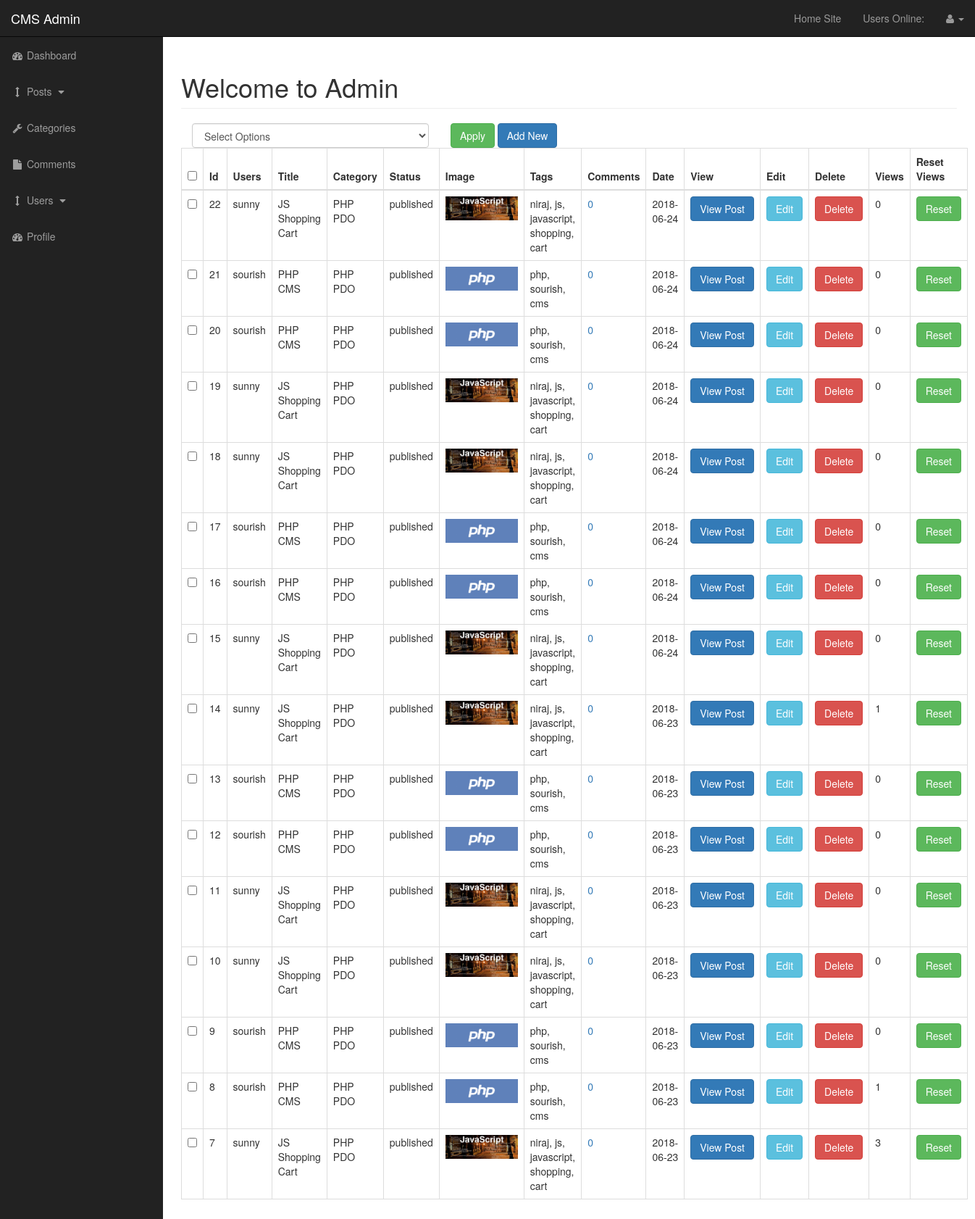
The page /admin/posts.php on the database its author committed.
### tables this page shows
CREATE TABLE `posts` (
  `post_id` int(3) NOT NULL,
  `post_category_id` int(3) NOT NULL,
  `post_title` varchar(255) NOT NULL,
  `post_user` varchar(255) NOT NULL,
  `post_author` varchar(255) NOT NULL,
  `post_date` date NOT NULL,
  `post_image` text NOT NULL,
  `post_content` text NOT NULL,
  `post_tags` varchar(255) NOT NULL,
  `post_comment_count` int(3) NOT NULL,
  `post_status` varchar(255) NOT NULL DEFAULT 'draft',
  `post_views_count` int(11) NOT NULL
);

CREATE TABLE `categories` (
  `cat_id` int(3) NOT NULL,
  `cat_title` varchar(255) NOT NULL
);

### admin/includes/view_all_posts.php (the view, shortened to what this page needs)
<form class="" action="" method="post">
<table class="table table-bordered table-hover">
<div id="bulkOptionContainer" class="col-xs-4">
 <select class="form-control" name="bulk_options" id="">
   <option value="">Select Options</option>
 </select>
</div>
<div class="col-xs-4">
  <input type="submit" name="submit" value="Apply" class="btn btn-success">
  <a class="btn btn-primary" href="posts.php?source=add_posts">Add New</a>
</div>
  <thead>
    <tr>
      <th><input id="selectAllBoxes" type="checkbox"></th>
      <th>Id</th>
      <th>Users</th>
      <th>Title</th>
      <th>Category</th>
      <th>Status</th>
      <th>Image</th>
      <th>Tags</th>
      <th>Comments</th>
      <th>Date</th>
      <th>View</th>
      <th>Edit</th>
      <th>Delete</th>
      <th>Views</th>
      <th>Reset Views</th>
    </tr>
  </thead>
  <tbody>
  <?php
  $query = "SELECT * FROM posts ORDER BY post_id DESC";
  $select_posts = mysqli_query($connection,$query);
   while($row = mysqli_fetch_assoc($select_posts))
   {
     $post_title = $row['post_title'];
     $post_id = $row['post_id'];
     $post_author = $row['post_author'];
     $post_user = $row['post_user'];
     $post_category_id = $row['post_category_id'];
     $post_status = $row['post_status'];
     $post_image = $row['post_image'];
     $post_date = $row['post_date'];
     $post_tags = $row['post_tags'];
     $post_views_count = $row['post_views_count'];
     echo "<tr>";
     ?>
<td><input class='checkBoxes' type='checkbox' name='checkBoxArray[]' value="<?php echo $post_id; ?>"></td>
     <?php
     echo "<td>{$post_id}</td>";
     if(!empty($post_author))
     {
      echo "<td>{$post_author}</td>";
     }
     elseif(!empty($post_user)) {
       echo "<td>{$post_user}</td>";
     }
     echo "<td>{$post_title}</td>";
     $query = "SELECT * FROM categories WHERE cat_id = {$post_category_id}";
     $select_categories_id = mysqli_query($connection,$query);
      while($row = mysqli_fetch_assoc($select_categories_id))
      {
        $cat_title = $row['cat_title'];
        echo "<td>{$cat_title}</td>";
      }
     echo "<td>{$post_status}</td>";
     echo "<td><img width='100' src='../images/{$post_image}'></td>";
     echo "<td>{$post_tags}</td>";
     $query = "SELECT * FROM comments WHERE comment_post_id = $post_id";
     $send_comment_query = mysqli_query($connection,$query);
     $count_comments = mysqli_num_rows($send_comment_query);
     echo "<td><a href='post_comments.php?id=$post_id'>{$count_comments}</a></td>";
     echo "<td>{$post_date}</td>";
     echo "<td><a class='btn btn-primary' href='../post.php?p_id={$post_id}'>View Post</a></td>";
     echo "<td><a class='btn btn-info' href='posts.php?source=edit_post&p_id={$post_id}'>Edit</a></td>";
?>
<form method="post">
  <?php
  echo '<td><input class="btn btn-danger" type="submit" name="delete" value="Delete"></td>';
  ?>
</form>
<?php
     echo "<td>{$post_views_count}</td>";
?>
<form method="post">
 <?php
 echo '<td><input class="btn btn-success" type="submit" name="reset" value="Reset"></td>';
 ?>
</form>
<?php
     echo "</tr>";
   }
   ?>
  </tbody>
</table>
</form>

### admin/css/sb-admin.css (style rules this page uses)
body { margin-top: 100px; background-color: #222; }
@media (min-width:768px) { body { margin-top: 50px; } }

### rows shown on the page
posts: post_id "22", post_user "sunny", post_title "JS Shopping Cart", post_status "published", post_image (picture), post_tags "niraj, js, javascript, shopping, cart", count_comments "0", post_date "2018-06-24", post_views_count "0"
categories: cat_title "PHP PDO"
posts: post_id "21", post_user "sourish", post_title "PHP CMS", post_status "published", post_image (picture), post_tags "php, sourish, cms", count_comments "0", post_date "2018-06-24", post_views_count "0"
posts: post_id "20", post_user "sourish", post_title "PHP CMS", post_status "published", post_image (picture), post_tags "php, sourish, cms", count_comments "0", post_date "2018-06-24", post_views_count "0"
posts: post_id "19", post_user "sunny", post_title "JS Shopping Cart", post_status "published", post_image (picture), post_tags "niraj, js, javascript, shopping, cart", count_comments "0", post_date "2018-06-24", post_views_count "0"
posts: post_id "18", post_user "sunny", post_title "JS Shopping Cart", post_status "published", post_image (picture), post_tags "niraj, js, javascript, shopping, cart", count_comments "0", post_date "2018-06-24", post_views_count "0"
posts: post_id "17", post_user "sourish", post_title "PHP CMS", post_status "published", post_image (picture), post_tags "php, sourish, cms", count_comments "0", post_date "2018-06-24", post_views_count "0"
posts: post_id "16", post_user "sourish", post_title "PHP CMS", post_status "published", post_image (picture), post_tags "php, sourish, cms", count_comments "0", post_date "2018-06-24", post_views_count "0"
posts: post_id "15", post_user "sunny", post_title "JS Shopping Cart", post_status "published", post_image (picture), post_tags "niraj, js, javascript, shopping, cart", count_comments "0", post_date "2018-06-24", post_views_count "0"
posts: post_id "14", post_user "sunny", post_title "JS Shopping Cart", post_status "published", post_image (picture), post_tags "niraj, js, javascript, shopping, cart", count_comments "0", post_date "2018-06-23", post_views_count "1"
posts: post_id "13", post_user "sourish", post_title "PHP CMS", post_status "published", post_image (picture), post_tags "php, sourish, cms", count_comments "0", post_date "2018-06-23", post_views_count "0"
posts: post_id "12", post_user "sourish", post_title "PHP CMS", post_status "published", post_image (picture), post_tags "php, sourish, cms", count_comments "0", post_date "2018-06-23", post_views_count "0"
posts: post_id "11", post_user "sunny", post_title "JS Shopping Cart", post_status "published", post_image (picture), post_tags "niraj, js, javascript, shopping, cart", count_comments "0", post_date "2018-06-23", post_views_count "0"
posts: post_id "10", post_user "sunny", post_title "JS Shopping Cart", post_status "published", post_image (picture), post_tags "niraj, js, javascript, shopping, cart", count_comments "0", post_date "2018-06-23", post_views_count "0"
posts: post_id "9", post_user "sourish", post_title "PHP CMS", post_status "published", post_image (picture), post_tags "php, sourish, cms", count_comments "0", post_date "2018-06-23", post_views_count "0"
posts: post_id "8", post_user "sourish", post_title "PHP CMS", post_status "published", post_image (picture), post_tags "php, sourish, cms", count_comments "0", post_date "2018-06-23", post_views_count "1"
posts: post_id "7", post_user "sunny", post_title "JS Shopping Cart", post_status "published", post_image (picture), post_tags "niraj, js, javascript, shopping, cart", count_comments "0", post_date "2018-06-23", post_views_count "3"
